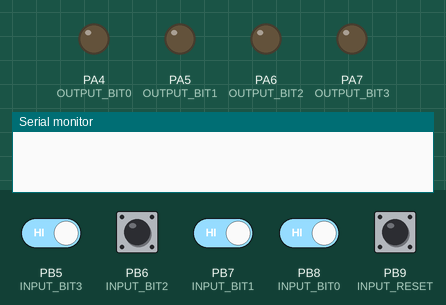
Recording of a program running on a simulated STM32 Black Pill. On the bench: output pins drawn as LEDs (lit = HIGH), the last lines printed to the serial monitor. Inputs (shaded band) come from the test bench; at power-on: PB5 (INPUT_BIT3), PB6 (INPUT_BIT2), PB7 (INPUT_BIT1), PB8 (INPUT_BIT0) HIGH, PB9 (INPUT_RESET) LOW.

Above: at 1.2 s.
1.3 s: PB5 (INPUT_BIT3) driven LOW
At 2.3 s:
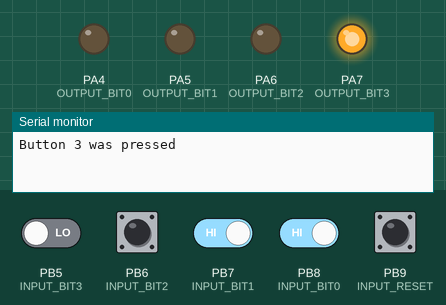
2.8 s: PB6 (INPUT_BIT2) driven LOW
At 3.4 s:
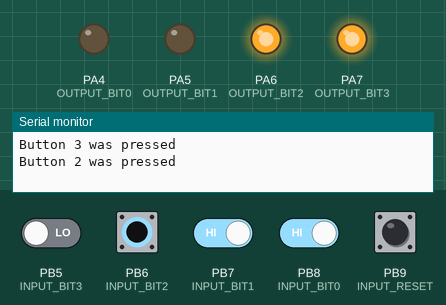
4.3 s: PB7 (INPUT_BIT1) driven LOW
At 5.5 s:
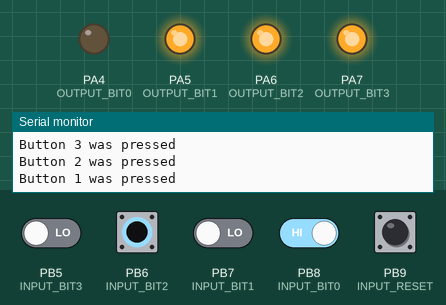
5.8 s: PB8 (INPUT_BIT0) driven LOW
At 6.9 s:
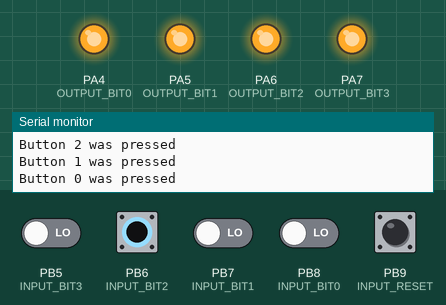
7.3 s: PB9 (INPUT_RESET) pulled HIGH for 0.15 s
At 8.0 s:
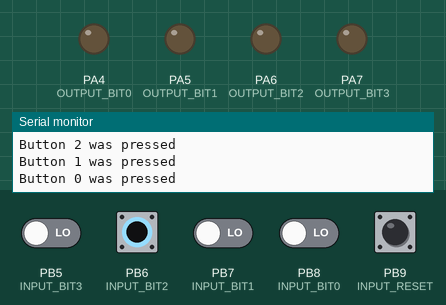
8.9 s: PB6 (INPUT_BIT2) pulsed HIGH 5 times (0.12 s each, 0.3 s apart)
At 11.0 s:
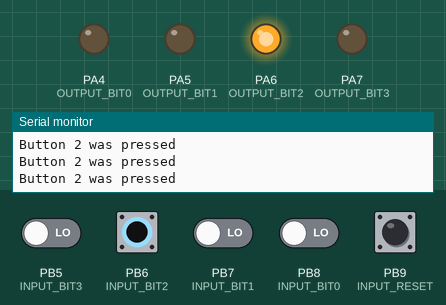
Timing chart, 0 to 12.5 s (numbered marks = the images above; inputs shaded):
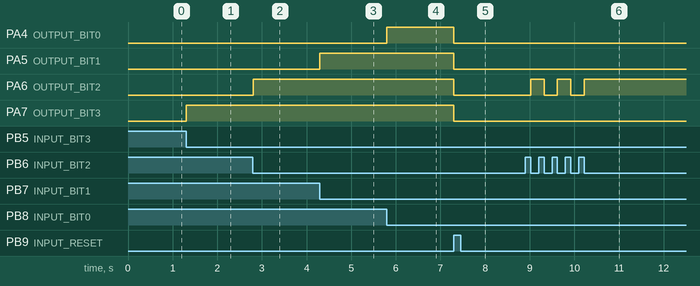

Measured:
- after the input at 1.3 s, PA7 (OUTPUT_BIT3): LOW → HIGH at once
- after the input at 2.8 s, PA6 (OUTPUT_BIT2): LOW → HIGH at once
- after the input at 4.3 s, PA5 (OUTPUT_BIT1): LOW → HIGH at once
- after the input at 5.8 s, PA4 (OUTPUT_BIT0): LOW → HIGH at once
- after the input at 7.3 s, PA4 (OUTPUT_BIT0), PA5 (OUTPUT_BIT1), PA6 (OUTPUT_BIT2), PA7 (OUTPUT_BIT3): HIGH → LOW at once
- after the input at 8.9 s, PA6 (OUTPUT_BIT2): alternates HIGH for 0.30 s and LOW for 0.30 s, 5 changes in all, then stays HIGH, starting after 0.12 s

The program:

main.cpp
```cpp
#include <Arduino.h>


#define INPUT_BIT0 PB8
#define INPUT_BIT1 PB7
#define INPUT_BIT2 PB6
#define INPUT_BIT3 PB5
#define INPUT_RESET PB9


#define OUTPUT_BIT0 PA4
#define OUTPUT_BIT1 PA5
#define OUTPUT_BIT2 PA6
#define OUTPUT_BIT3 PA7

int buttonState00 = LOW;
int buttonState01 = LOW;
int buttonState02 = LOW;
int buttonState03 = LOW;

int resetButtonState = LOW;

int lastButtonState00;
int currentButtonState00;
int lastButtonState01;
int currentButtonState01;
int lastButtonState02;
int currentButtonState02;
int lastButtonState03;
int currentButtonState03;

void ToggleBit0()
{
    lastButtonState00    = currentButtonState00;
    currentButtonState00 = digitalRead(INPUT_BIT0);


    if(lastButtonState00 == HIGH && currentButtonState00 == LOW)
    {
        Serial.println("Button 0 was pressed");

        // toggle state of LED
        buttonState00 = !buttonState00;

        // control LED arccoding to the toggled state
        digitalWrite(OUTPUT_BIT0, buttonState00);
    }
}

void ToggleBit1()
{
    lastButtonState01    = currentButtonState01;
    currentButtonState01 = digitalRead(INPUT_BIT1);


    if(lastButtonState01 == HIGH && currentButtonState01 == LOW)
    {
        Serial.println("Button 1 was pressed");

        // toggle state of LED
        buttonState01 = !buttonState01;

        // control LED arccoding to the toggled state
        digitalWrite(OUTPUT_BIT1, buttonState01);
    }
}

void ToggleBit2()
{
    lastButtonState02    = currentButtonState02;
    currentButtonState02 = digitalRead(INPUT_BIT2);


    if(lastButtonState02 == HIGH && currentButtonState02 == LOW)
    {
        Serial.println("Button 2 was pressed");

        // toggle state of LED
        buttonState02 = !buttonState02;

        // control LED arccoding to the toggled state
        digitalWrite(OUTPUT_BIT2, buttonState02);
    }
}

void ToggleBit3()
{
    lastButtonState03    = currentButtonState03;
    currentButtonState03 = digitalRead(INPUT_BIT3);


    if(lastButtonState03 == HIGH && currentButtonState03 == LOW)
    {
        Serial.println("Button 3 was pressed");

        // toggle state of LED
        buttonState03 = !buttonState03;

        // control LED arccoding to the toggled state
        digitalWrite(OUTPUT_BIT3, buttonState03);
    }
}

void BitsReset()
{
    resetButtonState = digitalRead(INPUT_RESET);

    if (resetButtonState == HIGH)
    {
        lastButtonState00 = LOW;
        currentButtonState00 = LOW;
        lastButtonState01 = LOW;
        currentButtonState01 = LOW;
        lastButtonState02 = LOW;
        currentButtonState02 = LOW;
        lastButtonState03 = LOW;
        currentButtonState03 = LOW;

        buttonState00 = LOW;
        buttonState01 = LOW;
        buttonState02 = LOW;
        buttonState03 = LOW;

        digitalWrite(OUTPUT_BIT0, buttonState00);
        digitalWrite(OUTPUT_BIT1, buttonState01);
        digitalWrite(OUTPUT_BIT2, buttonState02);
        digitalWrite(OUTPUT_BIT3, buttonState03);

    }
}

void ToggleInputs()
{
    ToggleBit0();
    ToggleBit1();
    ToggleBit2();
    ToggleBit3();
    BitsReset();
}


void setup() {
// write your initialization code here

    pinMode(INPUT_BIT0, INPUT);
    pinMode(INPUT_BIT1, INPUT);
    pinMode(INPUT_BIT2, INPUT);
    pinMode(INPUT_BIT3, INPUT);

    pinMode(OUTPUT_BIT0, OUTPUT);
    pinMode(OUTPUT_BIT1, OUTPUT);
    pinMode(OUTPUT_BIT2, OUTPUT);
    pinMode(OUTPUT_BIT3, OUTPUT);

    currentButtonState00 = digitalRead(INPUT_BIT0);
    currentButtonState01 = digitalRead(INPUT_BIT1);
    currentButtonState02 = digitalRead(INPUT_BIT2);
    currentButtonState03 = digitalRead(INPUT_BIT3);

    Serial.begin(9600);
}

void loop() {
// write your code here

    ToggleInputs();
}
```
